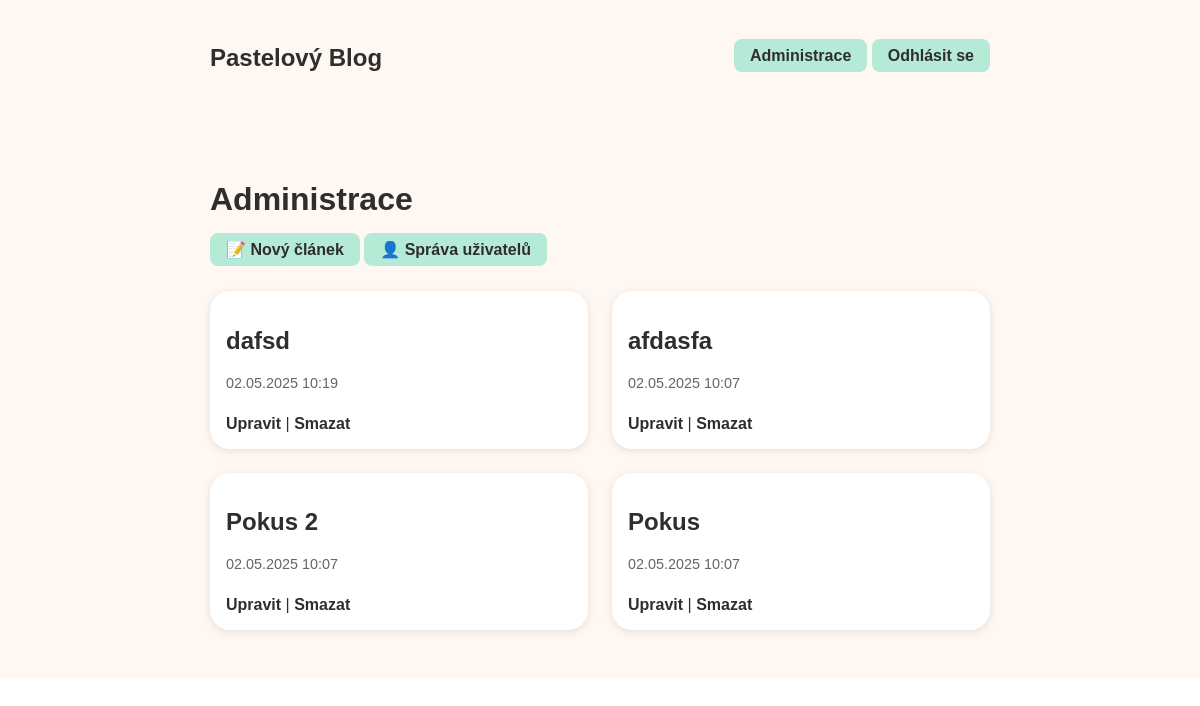
The app's page /dashboard (signed in) with its own data.
### models.py (models this page shows)
class Article(db.Model):
    __tablename__ = 'articles'
    id = db.Column(db.Integer, primary_key=True)
    title = db.Column(db.String(120), nullable=False)
    content = db.Column(db.Text, nullable=False)
    created_at = db.Column(db.DateTime, default=datetime.utcnow)
    user_id = db.Column(db.Integer, db.ForeignKey('users.id'), nullable=False)
    images = db.relationship('Image', backref='article', lazy=True)

### app.py (the view)
@app.route("/dashboard")
@login_required
def dashboard():
    articles = Article.query.filter_by(user_id=current_user.id).order_by(Article.created_at.desc()).all()
    return render_template("dashboard.html", articles=articles)

### app.py (called while the page is built)
@login_manager.user_loader
def load_user(user_id):
    return User.query.get(int(user_id))

### templates/dashboard.html
{% extends "base.html" %}
{% block content %}
<main class="main-content">
  <div class="container">
    <h1>Administrace</h1>
    <a href="{{ url_for('create_article') }}" class="login-button">📝 Nový článek</a>
    <a href="{{ url_for('user_management') }}" class="login-button">👤 Správa uživatelů</a>
    <div class="post-grid">
      {% for article in articles %}
        <article class="post-card">
          <h2>{{ article.title }}</h2>
          <p class="post-date">{{ article.created_at.strftime('%d.%m.%Y %H:%M') }}</p>
          <a href="{{ url_for('edit_article', article_id=article.id) }}" class="read-more">Upravit</a> |
          <a href="{{ url_for('delete_article', article_id=article.id) }}" class="read-more">Smazat</a>
        </article>
      {% else %}
        <p>Nemáš žádné články.</p>
      {% endfor %}
    </div>
  </div>
</main>
{% endblock %}

### static/style.css (style rules this page uses)
:root { --background-color: #fff8f2; --primary-color: #ffd6e8; --accent-color: #b5ead7; --text-color: #2e2e2e; --card-radius: 1.25rem; }
body { margin: 0; font-family: sans-serif; background-color: #ffffff; color: var(--text-color); }
.login-button { text-decoration: none; background-color: var(--accent-color); color: var(--text-color); padding: 0.5rem 1rem; border-radius: 0.5rem; font-weight: bold; }
.main-content { background-color: var(--background-color); padding: 2rem 0; }
.container { max-width: 780px; margin: 0 auto; padding: 1rem; }
.post-grid { display: grid; grid-template-columns: repeat(auto-fit, minmax(280px, 1fr)); gap: 1.5rem; margin-top: 2rem; }
.post-card { background-color: #fff; border-radius: var(--card-radius); box-shadow: 0 2px 8px rgba(0,0,0,0.1); overflow: hidden; padding: 1rem; }
.read-more { display: inline-block; margin-top: 0.5rem; text-decoration: none; color: var(--text-color); font-weight: bold; }
.post-date { font-size: 0.9rem; color: #666; margin-bottom: 1rem; }

### records on screen
Article: title "dafsd", created_at "02.05.2025 10:19"
Article: title "afdasfa", created_at "02.05.2025 10:07"
Article: title "Pokus 2", created_at "02.05.2025 10:07"
Article: title "Pokus", created_at "02.05.2025 10:07"

### other values on screen
{{ 'Odhlásit se' if current_user.is_authenticated else 'Přihlásit se' }} "Odhlásit se"
